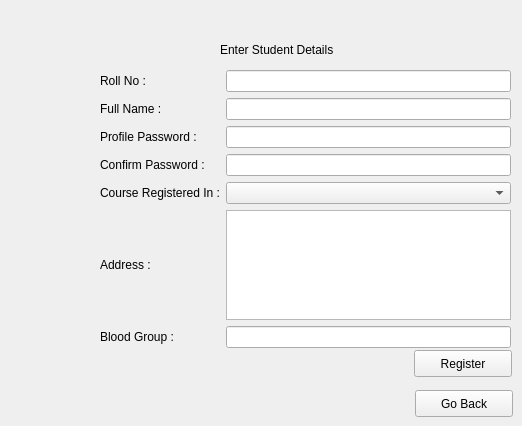
    <widget class="QWidget" name="StudentSignupPage">
     <widget class="QWidget" name="gridLayoutWidget_4">
      <property name="geometry">
       <rect>
        <x>100</x>
        <y>70</y>
        <width>411</width>
        <height>278</height>
       </rect>
      </property>
      <layout class="QGridLayout" name="SignUpGridLayout">
       <item row="0" column="0">
        <widget class="QLabel" name="SignUpRollNoLabel">
         <property name="text">
          <string>Roll No :</string>
         </property>
        </widget>
       </item>
       <item row="4" column="0">
        <widget class="QLabel" name="SignUpCourseLabel">
         <property name="text">
          <string>Course Registered In :</string>
         </property>
        </widget>
       </item>
       <item row="2" column="0">
        <widget class="QLabel" name="label_6">
         <property name="text">
          <string>Profile Password :</string>
         </property>
        </widget>
       </item>
       <item row="6" column="0">
        <widget class="QLabel" name="SignUpBloodGroupLabel">
         <property name="text">
          <string>Blood Group : </string>
         </property>
        </widget>
       </item>
       <item row="5" column="1">
        <widget class="QPlainTextEdit" name="SignUpAddressTextEdit">
         <property name="sizePolicy">
          <sizepolicy hsizetype="Expanding" vsizetype="Preferred">
           <horstretch>0</horstretch>
           <verstretch>0</verstretch>
          </sizepolicy>
         </property>
        </widget>
       </item>
       <item row="5" column="0">
        <widget class="QLabel" name="SignUpAddressLAbel">
         <property name="text">
          <string>Address :</string>
         </property>
        </widget>
       </item>
       <item row="6" column="1">
        <widget class="QLineEdit" name="SignUpBloodGroupLineEdit"/>
       </item>
       <item row="3" column="0">
        <widget class="QLabel" name="label_7">
         <property name="text">
          <string>Confirm Password :</string>
         </property>
        </widget>
       </item>
       <item row="4" column="1">
        <widget class="QComboBox" name="SignUpCourseComboBox"/>
       </item>
       <item row="1" column="0">
        <widget class="QLabel" name="SignUpNameLabel">
         <property name="text">
          <string>Full Name : </string>
         </property>
        </widget>
       </item>
       <item row="0" column="1">
        <widget class="QLineEdit" name="SignUpRollNoLineEdit"/>
       </item>
       <item row="1" column="1">
        <widget class="QLineEdit" name="SignUpNameLineEdit"/>
       </item>
       <item row="2" column="1">
        <widget class="QLineEdit" name="SignUpPasswordLineEdit">
         <property name="echoMode">
          <enum>QLineEdit::Password</enum>
         </property>
        </widget>
       </item>
       <item row="3" column="1">
        <widget class="QLineEdit" name="SignUpConfirmPasswordLineEdit">
         <property name="echoMode">
          <enum>QLineEdit::Password</enum>
         </property>
        </widget>
       </item>
      </layout>
     </widget>
     <widget class="QLabel" name="SignUpWelcomeLabel">
      <property name="geometry">
       <rect>
        <x>220</x>
        <y>40</y>
        <width>191</width>
        <height>20</height>
       </rect>
      </property>
      <property name="text">
       <string>Enter Student Details</string>
      </property>
     </widget>
     <widget class="QPushButton" name="SignUpRegisterButton">
      <property name="geometry">
       <rect>
        <x>414</x>
        <y>350</y>
        <width>98</width>
        <height>27</height>
       </rect>
      </property>
      <property name="text">
       <string>Register</string>
      </property>
     </widget>
     <widget class="QPushButton" name="SignUpGoBAckButton">
      <property name="geometry">
       <rect>
        <x>415</x>
        <y>390</y>
        <width>98</width>
        <height>27</height>
       </rect>
      </property>
      <property name="text">
       <string>Go Back</string>
      </property>
     </widget>
    </widget>
